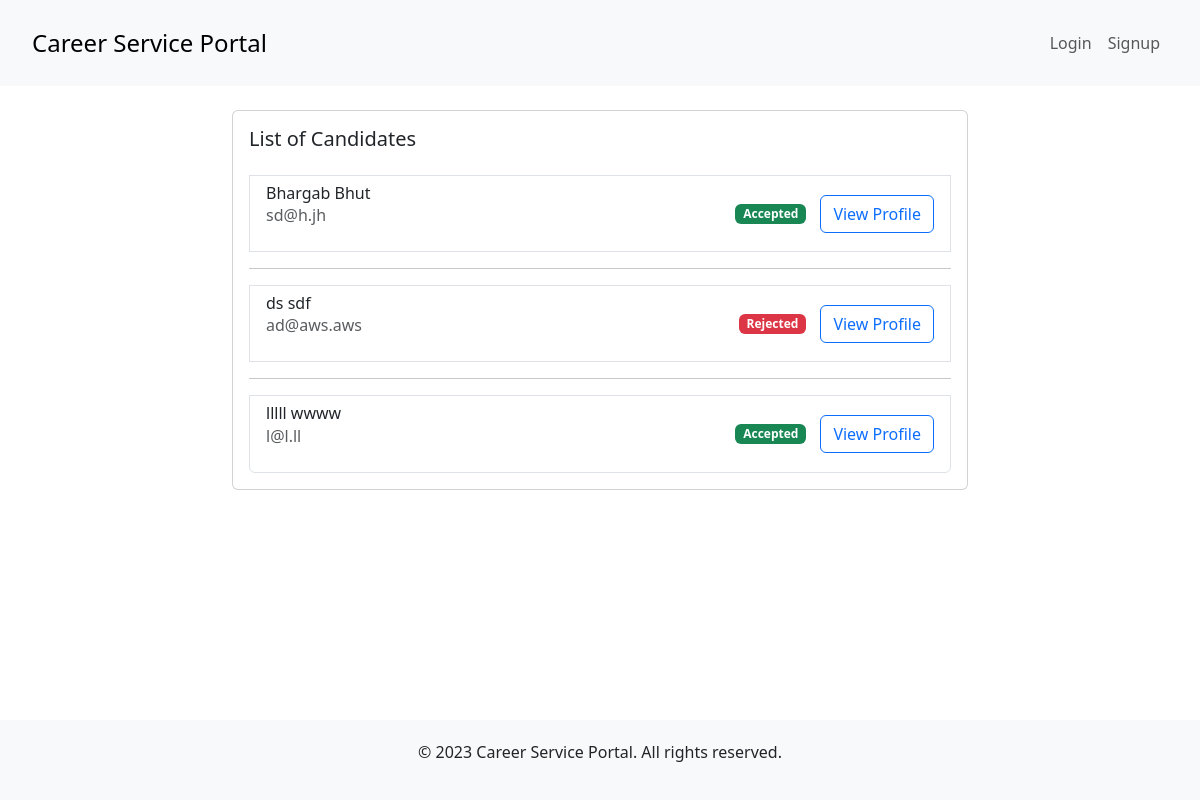
/employer/browseCandidates/8/, run on the app's committed database.
### candidate/models.py (models this page shows)
class Application(models.Model):
    candidate = models.ForeignKey(
        Candidate, on_delete=models.SET_NULL, null=True, blank=True)
    job = models.ForeignKey(Job, on_delete=models.CASCADE)
    status = models.CharField(max_length=255)

class Candidate(models.Model):
    firstName = models.CharField(max_length=255)
    lastName = models.CharField(max_length=255)
    phone = models.CharField(max_length=255)
    resume = models.ForeignKey(
        Resume, on_delete=models.SET_NULL, null=True, blank=True)
    user = models.ForeignKey(User, on_delete=models.CASCADE)
    savedJobs = models.ManyToManyField(Job)

### user/models.py (models this page shows, shortened)
class User(models.Model):
    email = models.EmailField(max_length=254)
    password = models.CharField(max_length=255)
    role = models.CharField(max_length=255)

### employer/views.py (the view)
# urls.py: path('browseCandidates/<int:job_id>/', views.browse_candidates, name='browse_candidates'),
def browse_candidates(request, job_id):
    employer = check_login(request)
    try:
        job = Job.objects.get(pk=job_id)
    except Job.DoesNotExist:
        return HttpResponseRedirect('/employer/viewJobs')
    applications = Application.objects.filter(job=job)
    candidates = [application.candidate for application in applications]
    context = {
        'job': job,
        'applications': applications
    }
    return render(request, 'employer/browse_candidates.html', context)

### employer/views.py (called while the page is built, shortened)
def check_login(request):
    return None

### templates/employer/browse_candidates.html (shortened to what this page needs)
{% extends "shared/base.html" %}
{% block content %}
<div class="container">
  <div class="row justify-content-center">
    <div class="col-md-8">
      <div class="card mt-4">
        <div class="card-body">
          <h5 class="card-title mb-4">List of Candidates</h5>
          <ul class="list-group">
            {% for application in applications %}
              <li class="list-group-item">
                <div class="d-flex justify-content-between align-items-center">
                  <div>
                    <h6 class="mb-0">{{ application.candidate.firstName }} {{ application.candidate.lastName }}</h6>
                    <p class="text-muted">{{ application.candidate.user.email }}</p>
                  </div>
                  <div>
                    {% if application.status == "Applied" %}
                      <span class="badge bg-warning">{{ application.status }}</span>
                    {% elif application.status == "Viewed" %}
                      <span class="badge bg-info">{{ application.status }}</span>
                    {% elif application.status == "Accepted" %}
                      <span class="badge bg-success">{{ application.status }}</span>
                    {% elif application.status == "Rejected" %}
                      <span class="badge bg-danger">{{ application.status }}</span>
                    {% endif %}
                    <a href="/employer/view_candidate_application/{{ application.pk }}/" class="btn btn-outline-primary">View Profile</a>
                  </div>
                </div>
              </li>
              {% if not forloop.last %}
                <hr>
              {% endif %}
            {% endfor %}
          </ul>
        </div>
      </div>
    </div>
  </div>
</div>
{% endblock %}

### templates/shared/base.html (style rules this page uses)
html, body { height: 100%; }
body { display: flex; flex-direction: column; }
.container { flex: 1; }

### data on the page
Application: candidate.firstName "Bhargab", candidate.lastName "Bhut", candidate.user.email "sd@h.jh", status "Accepted"
Application: candidate.firstName "ds", candidate.lastName "sdf", candidate.user.email "ad@aws.aws", status "Rejected"
Application: candidate.firstName "lllll", candidate.lastName "wwww", candidate.user.email "l@l.ll", status "Accepted"
